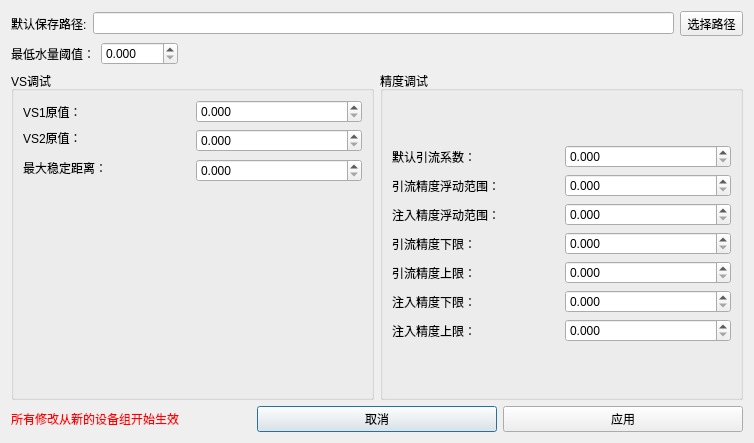
<?xml version="1.0" encoding="UTF-8"?>
<ui version="4.0">
 <class>Setting</class>
 <widget class="QDialog" name="Setting">
  <property name="geometry">
   <rect>
    <x>0</x>
    <y>0</y>
    <width>754</width>
    <height>443</height>
   </rect>
  </property>
  <property name="windowTitle">
   <string>Dialog</string>
  </property>
  <layout class="QVBoxLayout" name="verticalLayout_2">
   <item>
    <layout class="QHBoxLayout" name="horizontalLayout">
     <item>
      <widget class="QLabel" name="label_2">
       <property name="text">
        <string>默认保存路径:</string>
       </property>
      </widget>
     </item>
     <item>
      <widget class="QLineEdit" name="lineEdit"/>
     </item>
     <item>
      <widget class="QToolButton" name="toolButton">
       <property name="text">
        <string>选择路径</string>
       </property>
      </widget>
     </item>
    </layout>
   </item>
   <item>
    <layout class="QHBoxLayout" name="horizontalLayout_4">
     <item>
      <widget class="QLabel" name="label_5">
       <property name="text">
        <string>最低水量阈值：</string>
       </property>
      </widget>
     </item>
     <item>
      <widget class="QDoubleSpinBox" name="doubleSpinBox_4">
       <property name="decimals">
        <number>3</number>
       </property>
       <property name="maximum">
        <double>9999.989999999999782</double>
       </property>
      </widget>
     </item>
     <item>
      <spacer name="horizontalSpacer_2">
       <property name="orientation">
        <enum>Qt::Horizontal</enum>
       </property>
       <property name="sizeHint" stdset="0">
        <size>
         <width>40</width>
         <height>20</height>
        </size>
       </property>
      </spacer>
     </item>
    </layout>
   </item>
   <item>
    <layout class="QHBoxLayout" name="horizontalLayout_2">
     <item>
      <widget class="QGroupBox" name="groupBox">
       <property name="title">
        <string>VS调试</string>
       </property>
       <layout class="QGridLayout" name="gridLayout_2">
        <item row="3" column="1">
         <widget class="QDoubleSpinBox" name="doubleSpinBox_3">
          <property name="decimals">
           <number>3</number>
          </property>
          <property name="maximum">
           <double>9999.989999999999782</double>
          </property>
         </widget>
        </item>
        <item row="0" column="1">
         <widget class="QDoubleSpinBox" name="doubleSpinBox">
          <property name="decimals">
           <number>3</number>
          </property>
          <property name="maximum">
           <double>9999.989999999999782</double>
          </property>
         </widget>
        </item>
        <item row="2" column="0" rowspan="2">
         <widget class="QLabel" name="label_4">
          <property name="text">
           <string>最大稳定距离：</string>
          </property>
         </widget>
        </item>
        <item row="5" column="0">
         <spacer name="verticalSpacer">
          <property name="orientation">
           <enum>Qt::Vertical</enum>
          </property>
          <property name="sizeHint" stdset="0">
           <size>
            <width>20</width>
            <height>40</height>
           </size>
          </property>
         </spacer>
        </item>
        <item row="1" column="0">
         <widget class="QLabel" name="label_3">
          <property name="text">
           <string>VS2原值：</string>
          </property>
         </widget>
        </item>
        <item row="5" column="1">
         <spacer name="verticalSpacer_2">
          <property name="orientation">
           <enum>Qt::Vertical</enum>
          </property>
          <property name="sizeHint" stdset="0">
           <size>
            <width>20</width>
            <height>40</height>
           </size>
          </property>
         </spacer>
        </item>
        <item row="0" column="0">
         <widget class="QLabel" name="label">
          <property name="text">
           <string>VS1原值：</string>
          </property>
         </widget>
        </item>
        <item row="1" column="1" rowspan="2">
         <widget class="QDoubleSpinBox" name="doubleSpinBox_2">
          <property name="decimals">
           <number>3</number>
          </property>
          <property name="maximum">
           <double>9999.989999999999782</double>
          </property>
         </widget>
        </item>
       </layout>
      </widget>
     </item>
     <item>
      <widget class="QGroupBox" name="groupBox_2">
       <property name="title">
        <string>精度调试</string>
       </property>
       <layout class="QVBoxLayout" name="verticalLayout">
        <item>
         <layout class="QGridLayout" name="gridLayout">
          <item row="6" column="0">
           <widget class="QLabel" name="label_11">
            <property name="text">
             <string>引流精度下限：</string>
            </property>
           </widget>
          </item>
          <item row="4" column="0">
           <widget class="QLabel" name="label_8">
            <property name="text">
             <string>注入精度浮动范围：</string>
            </property>
           </widget>
          </item>
          <item row="7" column="1">
           <widget class="QDoubleSpinBox" name="doubleSpinBox_6">
            <property name="decimals">
             <number>3</number>
            </property>
            <property name="maximum">
             <double>9999.989999999999782</double>
            </property>
           </widget>
          </item>
          <item row="3" column="1">
           <widget class="QDoubleSpinBox" name="doubleSpinBox_9">
            <property name="decimals">
             <number>3</number>
            </property>
            <property name="maximum">
             <double>9999.989999999999782</double>
            </property>
           </widget>
          </item>
          <item row="6" column="1">
           <widget class="QDoubleSpinBox" name="doubleSpinBox_5">
            <property name="decimals">
             <number>3</number>
            </property>
            <property name="maximum">
             <double>9999.989999999999782</double>
            </property>
           </widget>
          </item>
          <item row="8" column="1">
           <widget class="QDoubleSpinBox" name="doubleSpinBox_7">
            <property name="decimals">
             <number>3</number>
            </property>
            <property name="maximum">
             <double>9999.989999999999782</double>
            </property>
           </widget>
          </item>
          <item row="1" column="0">
           <widget class="QLabel" name="label_9">
            <property name="text">
             <string>默认引流系数：</string>
            </property>
           </widget>
          </item>
          <item row="7" column="0">
           <widget class="QLabel" name="label_13">
            <property name="text">
             <string>引流精度上限：</string>
            </property>
           </widget>
          </item>
          <item row="8" column="0">
           <widget class="QLabel" name="label_6">
            <property name="text">
             <string>注入精度下限：</string>
            </property>
           </widget>
          </item>
          <item row="10" column="0">
           <widget class="QLabel" name="label_12">
            <property name="text">
             <string>注入精度上限：</string>
            </property>
           </widget>
          </item>
          <item row="10" column="1">
           <widget class="QDoubleSpinBox" name="doubleSpinBox_8">
            <property name="decimals">
             <number>3</number>
            </property>
            <property name="maximum">
             <double>9999.989999999999782</double>
            </property>
           </widget>
          </item>
          <item row="3" column="0">
           <widget class="QLabel" name="label_7">
            <property name="text">
             <string>引流精度浮动范围：</string>
            </property>
           </widget>
          </item>
          <item row="4" column="1">
           <widget class="QDoubleSpinBox" name="doubleSpinBox_10">
            <property name="decimals">
             <number>3</number>
            </property>
            <property name="maximum">
             <double>9999.989999999999782</double>
            </property>
           </widget>
          </item>
          <item row="1" column="1">
           <widget class="QDoubleSpinBox" name="doubleSpinBox_12">
            <property name="decimals">
             <number>3</number>
            </property>
            <property name="maximum">
             <double>9999.989999999999782</double>
            </property>
           </widget>
          </item>
         </layout>
        </item>
       </layout>
      </widget>
     </item>
    </layout>
   </item>
   <item>
    <layout class="QHBoxLayout" name="horizontalLayout_3">
     <item>
      <widget class="QLabel" name="label_10">
       <property name="styleSheet">
        <string notr="true">color:red;</string>
       </property>
       <property name="text">
        <string>所有修改从新的设备组开始生效</string>
       </property>
      </widget>
     </item>
     <item>
      <widget class="QPushButton" name="pushButton_2">
       <property name="text">
        <string>取消</string>
       </property>
      </widget>
     </item>
     <item>
      <widget class="QPushButton" name="pushButton">
       <property name="text">
        <string>应用</string>
       </property>
      </widget>
     </item>
    </layout>
   </item>
  </layout>
 </widget>
 <resources/>
 <connections>
  <connection>
   <sender>pushButton_2</sender>
   <signal>clicked()</signal>
   <receiver>Setting</receiver>
   <slot>hide()</slot>
   <hints>
    <hint type="sourcelabel">
     <x>627</x>
     <y>409</y>
    </hint>
    <hint type="destinationlabel">
     <x>408</x>
     <y>414</y>
    </hint>
   </hints>
  </connection>
 </connections>
</ui>
